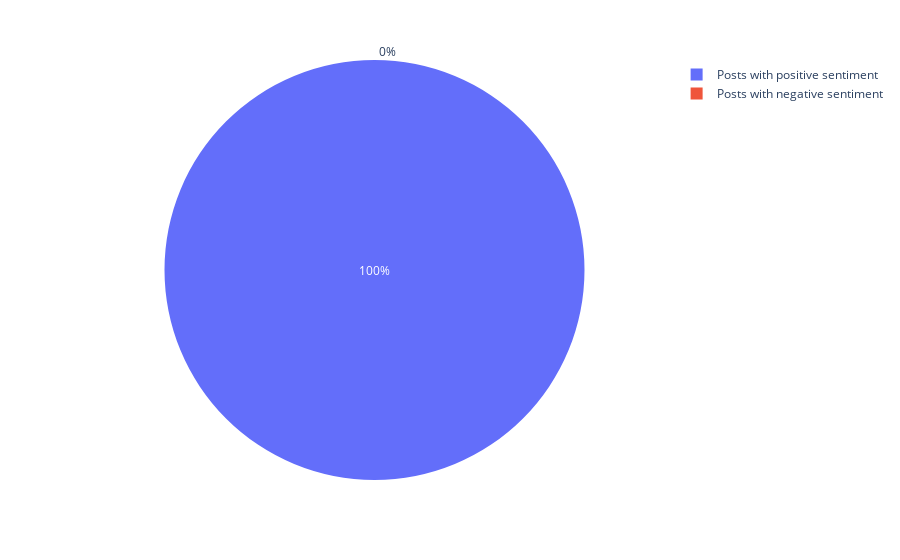

This figure's notebook cell:
### Code cell
labels = ['Posts with positive sentiment', 'Posts with negative sentiment']
sizes = [num_esg_pos, num_esg_neg]
explode = (0, 0) 

fig = px.pie(values=sizes, names=labels)
fig.show()

### Figure 1 — Plotly figure (JSON) as saved in the notebook; plotly's stock layout.template omitted (floating-point values rounded to 4 significant figures)
{"data": [{"domain": {"x": [0, 1], "y": [0, 1]}, "hovertemplate": "label=%{label}<br>value=%{value}<extra></extra>", "labels": ["Posts with positive sentiment", "Posts with negative sentiment"], "legendgroup": "", "name": "", "showlegend": true, "type": "pie", "values": [14, 0]}], "layout": {"autosize": true, "legend": {"tracegroupgap": 0}, "margin": {"t": 60}}}
